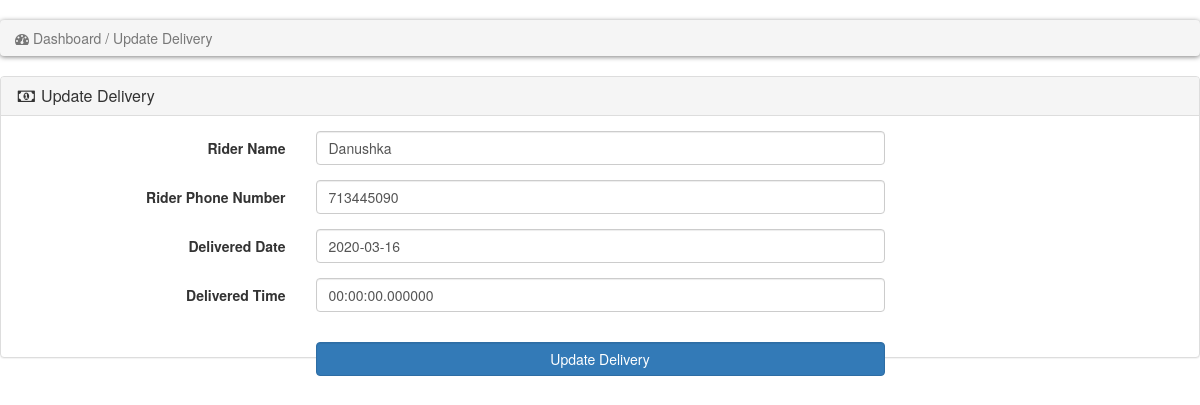
Page /admin_area/update_delivery.php?edit_delivery=1 on the committed database.
### tables this page shows
CREATE TABLE IF NOT EXISTS `order_delivery` (
  `OrderNO` int(50) NOT NULL,
  `Rider_Name` varchar(255) NOT NULL,
  `Rider_Phone_No` int(50) NOT NULL,
  `DeliveredDate` date NOT NULL,
  `DeliveredTime` time(6) NOT NULL,
  KEY `OrderNO` (`OrderNO`)
);

### admin_area/update_delivery.php (the view, shortened to what this page needs)
<?php
include("includes/db.php");
?>
<?php
if(isset($_GET['edit_delivery'])){
    $edit_no = $_GET['edit_delivery'];
    $get_delivery = "select * from order_delivery where OrderNO='$edit_no'";
    $run_edit = mysqli_query($con, $get_delivery);
    $row_edit = mysqli_fetch_array($run_edit);
    $rider_name = $row_edit['Rider_Name'];
    $rider_phone = $row_edit['Rider_Phone_No'];
    $date = $row_edit['DeliveredDate'];
    $time = $row_edit['DeliveredTime'];
}
?>
<!DOCTYPE html>
<html lang="en">
<head>
    <link rel="stylesheet" href="style.css">
    <link rel="stylesheet" href="https://maxcdn.bootstrapcdn.com/bootstrap/3.4.1/css/bootstrap.min.css">
    <link rel="stylesheet" href="https://cdnjs.cloudflare.com/ajax/libs/font-awesome/4.7.0/css/font-awesome.min.css">
</head>
<body>
<br>
<div class="row">
    <div class="col-lg-12">
       <ol class="breadcrumb">
            <li class="active">
                <i class="fa fa-dashboard"></i> Dashboard / Update Delivery
            </li>
        </ol>
    </div>
</div>
<div class="row">
    <div class="col-lg-12">
        <div class="panel panel-default">
            <div class="panel-heading">
                <h3 class="panel-title">
                    <i class="fa fa-money fa-fw"></i>  Update Delivery
                </h3>
            </div>
            <div class="panel-body">
                <form method="POST" class="form-horizontal" enctype="multipart/form-data">
                    <div class="form-group">
                        <label class="col-md-3 control-label"> Rider Name</label>
                            <div class="col-md-6">
                                <input name="rider_name" type="text" class="form-control" required value="<?php echo $rider_name; ?>">
                            </div>
                    </div>
                    <div class="form-group">
                        <label class="col-md-3 control-label"> Rider Phone Number</label>
                            <div class="col-md-6">
                                <input name="rider_phone" type="text" class="form-control" required value="<?php echo $rider_phone; ?>">
                            </div>
                        </div>
                            <div class="form-group">
                        <label class="col-md-3 control-label"> Delivered Date</label>
                            <div class="col-md-6">
                                <input name="date" type="text" class="form-control" required value="<?php echo $date; ?>">
                            </div>
                            </div>
                             <div class="form-group">
                        <label class="col-md-3 control-label">Delivered Time</label>
                            <div class="col-md-6">
                                <input name="time" type="text" class="form-control" required value="<?php echo $time; ?>">
                            </div>
                            </div>
                    </div>
                    <div class="form-group">
                        <label class="col-md-3 control-label"> </label>
                            <div class="col-md-6">
                                <input name="update" type="submit" value="Update Delivery" class="btn btn-primary form-control"  onclick="return confirm('Are you sure YOU WANT TO MAKE THESE CHANGES TO THIS DETAILS?')">
                            </div>
                    </div>
            </div>
        </div>
    </div>
</body>
</html>

### style.css (style rules this page uses)
* body { font-size: 14px; line-height: 1.42857143; color: #333333; background: #f0f0f0; overflow-x: hidden; }
.btn-primary { color: #333333; background: rgb(79,191,168); border-color: rgb(65, 179,156); }
.breadcrumb { padding: 8px 15px; margin-bottom: 20px; background: #ffffff; border-radius: 5px; box-shadow: 0px 1px 5px rgba(0, 0, 0, .5); }

### rows in the picture
order_delivery: rider_name "Danushka", rider_phone "713445090", date "2020-03-16", time "00:00:00.000000"
